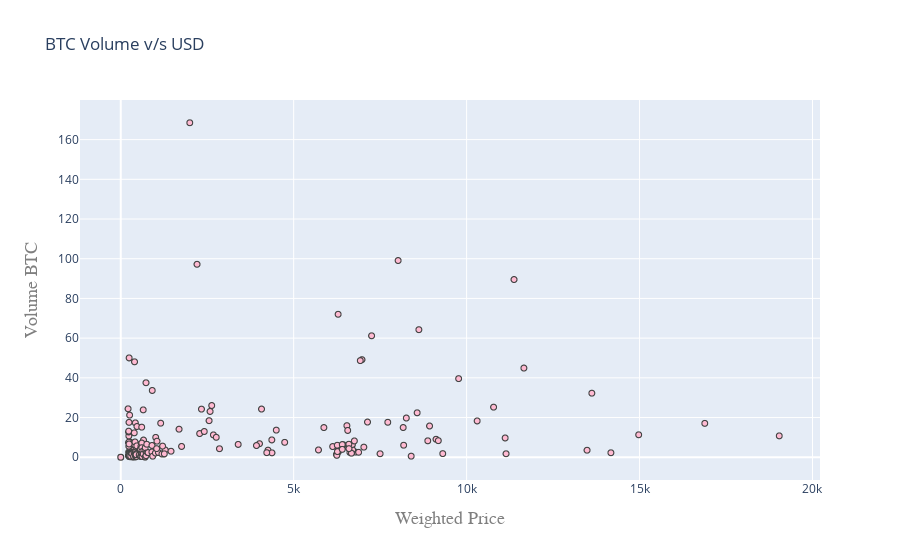

The code cell stored with this chart in its notebook:
### Code cell
#BTC Volume vs USD visualization
trace = go.Scattergl(y = weekly_rows['Volume_(BTC)'].astype(float), x = weekly_rows['Weighted_Price'].astype(float), 
                     mode = 'markers',marker = dict(color = '#FFBAD2', line = dict(width = 1)))

layout = go.Layout(title='BTC Volume v/s USD', xaxis=dict(title='Weighted Price', titlefont=dict( family='Courier New, monospace',
            size=18, color='#7f7f7f')), yaxis=dict(title='Volume BTC',titlefont=dict(family='Courier New, monospace',size=18,
            color='#7f7f7f')))
data = [trace]
fig = go.Figure(data=data, layout=layout)
iplot(fig, filename='compare_webgl')

### Figure 1 — Plotly figure (JSON) as saved in the notebook; plotly's stock layout.template omitted (floating-point values rounded to 4 significant figures; data arrays with more than 128 entries replaced by an {"elided": "..."} marker saying what was removed)
{"data": [{"marker": {"color": "#FFBAD2", "line": {"width": 1}}, "mode": "markers", "type": "scattergl", "x": {"elided": "201 float values"}, "y": {"elided": "201 float values"}}], "layout": {"title": {"text": "BTC Volume v/s USD"}, "xaxis": {"title": {"font": {"color": "#7f7f7f", "family": "Courier New, monospace", "size": 18}, "text": "Weighted Price"}}, "yaxis": {"title": {"font": {"color": "#7f7f7f", "family": "Courier New, monospace", "size": 18}, "text": "Volume BTC"}}}}
